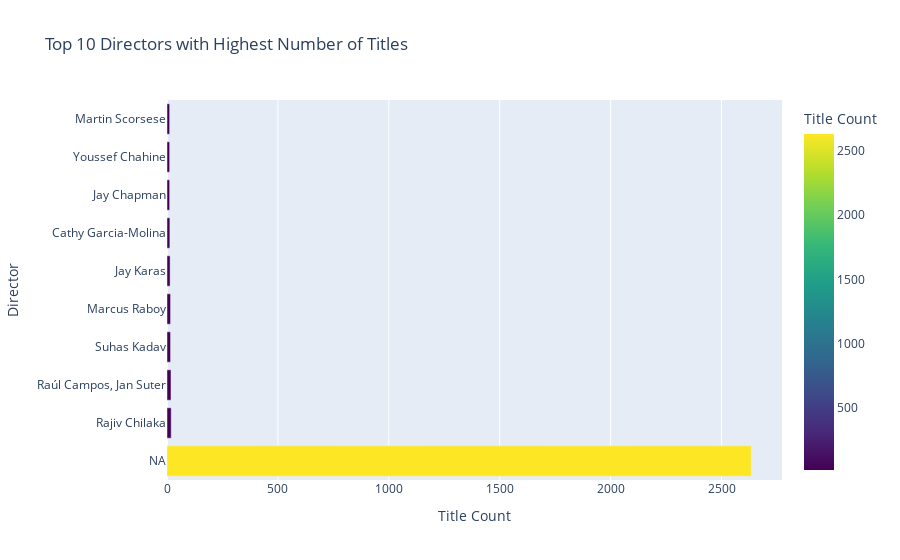

Notebook code for this chart:
### Markdown cell above
5. Show top 10 directors, who gave the highest number of TV shows & Movies to Netflix?

### Code cell
top_directors = netflix_df['director'].value_counts().nlargest(10).reset_index()
top_directors.columns = ['Director', 'Title Count']

# Create a horizontal bar plot using Plotly Express
fig = px.bar(top_directors, x='Title Count', y='Director', orientation='h',
             title='Top 10 Directors with Highest Number of Titles',
             labels={'Title Count': 'Title Count', 'Director': 'Director'},
             color='Title Count', color_continuous_scale='viridis')

# Show the plot
fig.show()

### Figure 1 — Plotly figure (JSON) as saved in the notebook; plotly's stock layout.template omitted (floating-point values rounded to 4 significant figures)
{"data": [{"alignmentgroup": "True", "hovertemplate": "Title Count=%{marker.color}<br>Director=%{y}<extra></extra>", "legendgroup": "", "marker": {"color": [2634, 19, 18, 16, 16, 14, 13, 12, 12, 12], "coloraxis": "coloraxis", "pattern": {"shape": ""}}, "name": "", "offsetgroup": "", "orientation": "h", "showlegend": false, "textposition": "auto", "type": "bar", "x": [2634, 19, 18, 16, 16, 14, 13, 12, 12, 12], "xaxis": "x", "y": ["NA", "Rajiv Chilaka", "Raúl Campos, Jan Suter", "Suhas Kadav", "Marcus Raboy", "Jay Karas", "Cathy Garcia-Molina", "Jay Chapman", "Youssef Chahine", "Martin Scorsese"], "yaxis": "y"}], "layout": {"barmode": "relative", "coloraxis": {"colorbar": {"title": {"text": "Title Count"}}, "colorscale": [[0, "#440154"], [0.1111, "#482878"], [0.2222, "#3e4989"], [0.3333, "#31688e"], [0.4444, "#26828e"], [0.5556, "#1f9e89"], [0.6667, "#35b779"], [0.7778, "#6ece58"], [0.8889, "#b5de2b"], [1, "#fde725"]]}, "legend": {"tracegroupgap": 0}, "title": {"text": "Top 10 Directors with Highest Number of Titles"}, "xaxis": {"anchor": "y", "domain": [0, 1], "title": {"text": "Title Count"}}, "yaxis": {"anchor": "x", "domain": [0, 1], "title": {"text": "Director"}}}}
